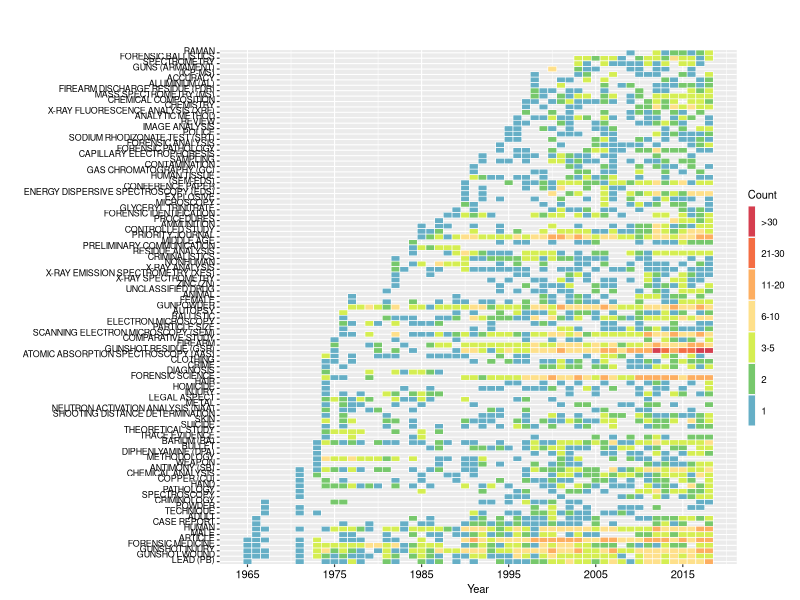

Here is the R script that generated this plot:
#############################################################
#####                 File requirement                  #####
#############################################################
# The files to be imported is generated from Scopus.
# The columns will need to contain:
#   Year; Title; Source.title; Authors; AuthorID; Author.Keywords; Index.Keywords; EID

library(plyr)
library(dplyr)
library(stringr)
library(tidyr)
library(ggplot2)
library(reshape2)

#############################################################
#####                      Function                     #####
#############################################################

#### Function to search and replace ####

# Include function to duplicate {Marc Schwartz (via MN) on http://r.789695.n4.nabble.com/replace-values-in-data-frame-td803416.html}
gsr <- function(Source, Search, Replace) 
{ 
  if (length(Search) != length(Replace)) 
    stop("Search and Replace Must Have Equal Number of Items\n") 
  
  Changed <- as.character(Source) 
  
  for (i in 1:length(Search)) 
  { 
    cat("Replacing: ", Search[i], " With: ", Replace[i], "\n") 
    Changed <- replace(Changed, Changed == Search[i], Replace[i]) 
  } 
  
  cat("\n") 
  
  Changed 
}

#############################################################
#####                    Data loading                   #####
#############################################################

# set working directory

# read the export *.csv document from Scopus, separation ",", and place it in data.frame "ScopusOriginal"
ScopusOriginalData <- read.csv("scopusGunshotResidueAllyear2018.csv", sep=",", header=TRUE)

# rename some of the columns to remove special characters or encoding
names(ScopusOriginalData)[1:2] <- c("Authors", "AuthorID")

# Select column label $Year, $Title,  $Source.title, $Author.Keywords, $Index.Keyword
ScopusReducedDataSet <- ScopusOriginalData %>%
  select(Year,Title,Source.title,Authors,AuthorID,Author.Keywords,Index.Keywords)

#############################################################
#####                     Keywords                      #####
#############################################################

# This section is looks at Keywords

#############################################################
#####     Select one of the following three options     #####
#############################################################

#   Author Keywords only
# names(ScopusReducedDataSet) <- sub("Author.Keywords","AIKeywords", names(ScopusReducedDataSet))

#   Index Keywords only
# names(ScopusReducedDataSet) <- sub("Index.Keywords","AIKeywords", names(ScopusReducedDataSet))

#   Index and Author Keywords
# Combine Columns Author.Keywords and Index.Keywords and place in Column name "AIKeywords" and remove original columns
 ScopusReducedDataSet <- ScopusReducedDataSet %>%
  unite("AIKeywords", Author.Keywords, Index.Keywords,sep = ";", remove = TRUE)

#############################################################

#Split Column "AIKeywords" in row by the separator ";", remove leading white space to generate list
ScopusKeywordList <- ScopusReducedDataSet %>% 
  mutate(AIKeywords = strsplit(as.character(AIKeywords), ";")) %>% 
  unnest(AIKeywords) %>%
  mutate_if(is.character, str_trim)

# Upper case "AIKeywords" in "ScopusKeywordList" and save in dataframe
# Extract list of "AIkeywords" and remove duplicate
ScopusKeywordList$AIKeywords <- toupper(ScopusKeywordList$AIKeywords)
KeywordList <- ScopusKeywordList %>%
  select(AIKeywords)
Keyword <- KeywordList %>%
  distinct()

#############################################################
#####                  Data cleansing                   #####
#############################################################

#Correction to the keywords can be applied at this stage. This can be done in Notepad++, Excel etc. The ultimate order of the list must be kept so it can be binded to the orignial data.

#read the corrected list of keywords and combine it to the original list
KeywordsCorrected <- read.csv("KeywordsCorrection.txt", sep="\t", header=TRUE)
KeywordsCorrected <- as.data.frame(KeywordsCorrected)
ScopusKeywordList$KeywordsCorrected <- gsr(as.character(ScopusKeywordList$AIKeywords),as.character(KeywordsCorrected$AIKeywords),as.character(KeywordsCorrected$CorrectedAIKeywords))


#############################################################
#####               Data analysis - Keywords            #####
#############################################################

#Count to number of time the same year is repeated in the "ScopusKeywordList$Year" and save in a data.frame "Year" 
PublicationYear<- data.frame(table(ScopusReducedDataSet$Year));PublicationYear
names(PublicationYear) <- c("Year","Publications")

#count the number of keywords per title paper 
ScopusKeywordListTemp1 <- ScopusKeywordList  %>%
  select(Year,Title,Source.title,KeywordsCorrected) %>%
  distinct()
ScopusKeywordListTemp2 <-ScopusKeywordListTemp1[complete.cases(ScopusKeywordListTemp1), ]
sum(is.na(ScopusKeywordListTemp2$KeywordsCorrected))

ScopusKeywordYearCount <- aggregate(ScopusKeywordListTemp2$Year, by=list(Year=ScopusKeywordListTemp2$Year, Rtitle=ScopusKeywordListTemp2$KeywordsCorrected), FUN=length)
ScopusKeywordTotalCount <- aggregate(ScopusKeywordListTemp2$Year, by=list(Rtitle=ScopusKeywordListTemp2$KeywordsCorrected), FUN=length)
# ScopusKeywordListTemp5 <- aggregate(ScopusKeywordListTemp2, by=list(ScopusKeywordListTemp2$Year), FUN=length)

# narrowing range for plot
ScopusKeywordNarrowRangeGraph <- subset(ScopusKeywordTotalCount,x>15)

SubsetKeywordNarrowRangeGraph <-subset(ScopusKeywordYearCount,Rtitle %in% ScopusKeywordNarrowRangeGraph$Rtitle)
#Reduced <- subset(Condensed, SummaryKeywords$weight>0.007)
SubsetKeywordNarrowRangeGraph$x <- as.numeric(SubsetKeywordNarrowRangeGraph$x)

#############################################################
#####                      GRAPH                        #####
#############################################################

# Create a new variable from incidence
SubsetKeywordNarrowRangeGraph$Incidenceweight <- cut(SubsetKeywordNarrowRangeGraph$x,
                                                     breaks = c(-1,0,1,2,5,10,20,30,max(SubsetKeywordNarrowRangeGraph$x,na.rm=T)),
                                                     labels=c("0","1","2","3-5","6-10","11-20","21-30",">30"))

GraphTemp1 <- SubsetKeywordNarrowRangeGraph %>%
  # convert state to factor and reverse order of levels
  mutate(KeywordsCorrected=factor(Rtitle,levels=rev(sort(unique(Rtitle))))) %>%
  # create a new variable from count
  mutate(countfactor=cut(x,breaks=c(-1,0,1,2,5,10,20,30,max(x,na.rm=T)),
                         labels=c("0","1","2","3-5","6-10","11-20","21-30",">30")))  %>%
  # change level order
  mutate(countfactor=factor(as.character(countfactor),levels=rev(levels(countfactor))))
# ScopusKeywordList$WYear <- gsr(ScopusKeywordList$Year,year$Var1,1/year$Freq)
GraphTemp2 <- aggregate(GraphTemp1[, 1], list(GraphTemp1$KeywordsCorrected), min)

GraphTemp1$graphorder <- as.numeric(gsr(GraphTemp1$KeywordsCorrected,GraphTemp2$Group.1,GraphTemp2$x))

# assign text colour
textcol <- "black"

# further modified ggplot
p <- ggplot(GraphTemp1,aes(x=Year,y=reorder(KeywordsCorrected,graphorder),fill=countfactor))+
  geom_tile(colour="white",size=0.2)+
  guides(fill=guide_legend(title="Count"))+
  #  labs(x="",y="",title="Keywords found in gunshot residue publication")+
  labs(x="Year",y="",title="")+
  scale_y_discrete(expand=c(0,0))+
  scale_x_continuous(breaks=c(1965,1975,1985,1995,2005,2015))+
  scale_fill_manual(values=c("#d53e4f","#f46d43","#fdae61","#fee08b","#d5ee52","#77c86c","#66afc6","#ddf1da"),na.value = "grey90")+
  #coord_fixed()+
  theme_grey(base_size=8)+
  theme(legend.position="right",legend.direction="vertical",
        legend.title=element_text(colour=textcol),
        legend.margin=margin(grid::unit(0,"cm")),
        legend.text=element_text(colour=textcol,size=7),
        legend.key.height=grid::unit(0.8,"cm"),
        legend.key.width=grid::unit(0.2,"cm"),
        axis.text.x=element_text(size=8,colour=textcol),
        axis.text.y=element_text(vjust=0.2,colour=textcol),
        axis.ticks=element_line(size=0.4),
        plot.background=element_blank(),  # element_rect(fill, colour, size, linetype, color))
        panel.border=element_blank(),
        plot.margin=margin(0.7,0.4,0.1,0.2,"cm"),
        plot.title=element_text(colour=textcol,hjust=0,size=12))

ggsave("KeywordTrend.png", p, width = 6, height = 8, units = "in", dpi=150)

#############################################################
#####                     Authors                       #####
#############################################################

# This section is looks at Authors to generate a table:
#                                   the total number of authors and publications per year,
#                                   the number of publications per author,
#                                   the first year an author published,
#                                   the number of new author  

#####______________Data analysis - Authors______________#####

# Split Column "Authors" in row by first replacing "," with the separator ";" and place it in AuthorListExtended
AuthorList <- ScopusOriginalData %>%
  select(Year,Title,Authors,EID)
AuthorList$Authors <- gsub(", Jr"," Jr",AuthorList$Authors)
AuthorList$Authors <- gsub(",",";",AuthorList$Authors)

#Split Column "Authors" in row by the separator ";", remove leading white space to generate list
AuthorListExtended <- AuthorList %>% 
  mutate(Authors = strsplit(as.character(Authors), ";"))%>% 
  unnest(Authors) %>%
  mutate_if(is.character, str_trim)

#read the corrected list of "Authors" and combine it to the original list
AuthorCorrected <- read.csv("AuthorCorrection.txt", sep="\t", header=TRUE)
AuthorListExtended$AuthorsCor <- gsr(AuthorListExtended$Authors,AuthorCorrected$OriginalAuthor,as.character(AuthorCorrected$CorrectedAuthor))

AuthorCountPaper <- aggregate(AuthorListExtended$AuthorsCor, list(AuthorListExtended$AuthorsCor), FUN=length)
names(AuthorCountPaper) <- c("Author","Frequency")

# Number of Authors per year
NumberAuthorYear <- aggregate(AuthorListExtended$AuthorsCor,list(AuthorListExtended$Year), FUN=length)
names(NumberAuthorYear) <- c("Year","Author")

# List of "Author" with one publication only
AuthorCountSinglePaper <- subset(AuthorCountPaper,Frequency<2)
AuthorCountSinglePaperReduced <-subset(AuthorListExtended,AuthorsCor %in% AuthorCountSinglePaper$Author)

# List of "Author" with one publication only and their publication "Year"
YearNewAuthorSinglePaper <- aggregate(AuthorCountSinglePaperReduced$AuthorsCor,list(AuthorCountSinglePaperReduced$Year), FUN=length)
names(YearNewAuthorSinglePaper) <- c("Year","Single Author")

# List of Authors with multiple publications only
AuthorCountMultiplePaper <- subset(AuthorCountPaper,Frequency>1)
AuthorCountMultiplePaperReduced <- subset(AuthorListExtended,AuthorsCor %in% AuthorCountMultiplePaper$Author)

# List of "Authors" with multiple output and their first "Year"
AuthorFirstAppearanceMultipleEntry<- aggregate(AuthorCountMultiplePaperReduced$Year, list(AuthorCountMultiplePaperReduced$AuthorsCor), min)
names(AuthorFirstAppearanceMultipleEntry) <- c("Author","Year")

# List of "Authors" with multiple output and their last "Year"
 AuthorMultipleOutputLastYear<- aggregate(AuthorCountMultiplePaperReduced$Year, list(AuthorCountMultiplePaperReduced$AuthorsCor), max)
 names(AuthorMultipleOutputLastYear) <- c("Author","Year")

#####__________________Gephi Plots - Authors_________________#####

 #generate collapse corrected list of "Authors" by year and title from Authors with multiple papers list
ListAuthor <- AuthorCountMultiplePaperReduced %>% group_by(Year,Title) %>%
  summarise(AuthorCorrected = paste(AuthorsCor, collapse = ";"))
ListAuthor <- as.data.frame(ListAuthor)

GephiAuthor <- ListAuthor %>%
  select(AuthorCorrected)
names(GephiAuthor) <- c("Author")

#Export to Gephi plot - Year;Title;Authors
write.table(GephiAuthor, file = "GephiAuthor.csv", quote = F, sep = "\t", row.names = F)

#Export to Gephi plot - Authors;Year
write.table(AuthorMultipleOutputLastYear, file = "GephiListAuthorLastYear.csv", quote = F, sep = "\t", row.names = F)

